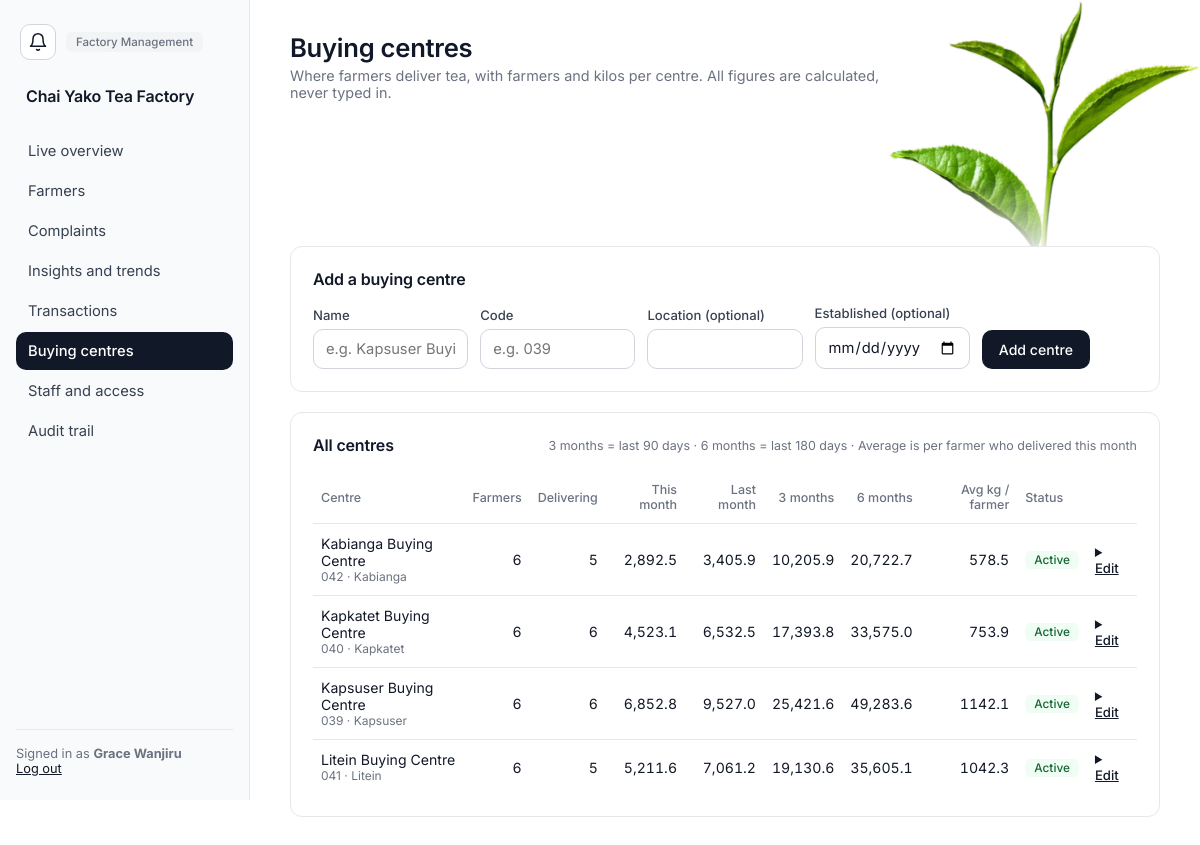
/management/centres (signed in), run on the app's committed database.
### app/models.py (models this page shows)
class Department(db.Model):
    __tablename__ = "departments"
    id = db.Column(db.Integer, primary_key=True)
    name = db.Column(db.String(100), unique=True, nullable=False)
    description = db.Column(db.String(255))
    status = db.Column(db.String(20), nullable=False, default="ACTIVE")
    created_at = db.Column(db.DateTime, nullable=False, default=utcnow)
    updated_at = db.Column(db.DateTime, nullable=False, default=utcnow, onupdate=utcnow)
    employees = db.relationship("Employee", back_populates="department")

class Employee(db.Model):
    __tablename__ = "employees"
    id = db.Column(db.Integer, primary_key=True)
    employee_number = db.Column(db.String(30), unique=True, nullable=False)
    first_name = db.Column(db.String(80), nullable=False)
    last_name = db.Column(db.String(80), nullable=False)
    phone = db.Column(db.String(30))
    email = db.Column(db.String(120))
    department_id = db.Column(db.Integer, db.ForeignKey("departments.id"), nullable=False, index=True)
    status = db.Column(db.String(20), nullable=False, default="ACTIVE")
    created_at = db.Column(db.DateTime, nullable=False, default=utcnow)
    updated_at = db.Column(db.DateTime, nullable=False, default=utcnow, onupdate=utcnow)
    department = db.relationship("Department", back_populates="employees")
    roles = db.relationship("Role", secondary=employee_roles, back_populates="employees")
    user = db.relationship("User", back_populates="employee", uselist=False)
    @property
    def full_name(self):
        return f"{self.first_name} {self.last_name}"

class BuyingCentre(db.Model):
    __tablename__ = "buying_centres"
    id = db.Column(db.Integer, primary_key=True)
    code = db.Column(db.String(10), unique=True, nullable=False)
    name = db.Column(db.String(120), nullable=False)
    location = db.Column(db.String(200))
    status = db.Column(db.String(20), nullable=False, default="ACTIVE")
    established_at = db.Column(db.Date)
    created_at = db.Column(db.DateTime, nullable=False, default=utcnow)
    updated_at = db.Column(db.DateTime, nullable=False, default=utcnow, onupdate=utcnow)
    farmers = db.relationship("Farmer", back_populates="buying_centre")
    scales = db.relationship("WeighingScale", back_populates="buying_centre")
    @property
    def is_active(self):
        return self.status == "ACTIVE"

### app/management.py (the view, shortened to what this page needs)
@management_bp.route("/centres", methods=["GET", "POST"])
@permission_required("MANAGE_BUYING_CENTRES", "GENERATE_REPORTS")
def centres():
    return render_template("management/centres.html", analysis=centre_analysis())

### app/analytics.py (called while the page is built)
def _bounds(start, end):
    return datetime.combine(start, time.min), datetime.combine(end + timedelta(days=1), time.min)

def _valid_between(query, start, end, centre_id=None):
    lo, hi = _bounds(start, end)
    query = query.filter(
        TeaTransaction.status == "VALID",
        TeaTransaction.transaction_time >= lo,
        TeaTransaction.transaction_time < hi,
    )
    if centre_id:
        query = query.filter(TeaTransaction.buying_centre_id == centre_id)
    return query

def kilos_by_centre(start, end):
    rows = (
        _valid_between(
            db.session.query(TeaTransaction.buying_centre_id, db.func.sum(TeaTransaction.weight_kg)), start, end)
        .group_by(TeaTransaction.buying_centre_id)
        .all()
    )
    return {row[0]: float(row[1] or 0) for row in rows}

### app/models.py (called while the page is built)
    @property
    def is_active(self):
        return self.status == "ACTIVE" and self.employee.status == "ACTIVE"

    @property
    def full_name(self):
        return self.employee.full_name

    @property
    def department(self):
        return self.employee.department

### app/navigation.py (called while the page is built)
def home_endpoint(user):
    for permission, endpoint in _HOME:
        if has_permission(user, permission):
            return endpoint
    return "notices.board"          # an account with no working role still gets somewhere

def nav_items(user):
    allowed = [(endpoint, label) for endpoint, label, rule in _NAV
               if rule(lambda name: has_permission(user, name))]
    home = home_endpoint(user)
    allowed.sort(key=lambda item: item[0] != home)      # stable: only the home item moves up
    return allowed

def home_url(user):
    return url_for(home_endpoint(user))

### app/permissions.py (called while the page is built)
def role_permission_names(user):
    cache = g.setdefault("_role_permissions", {})
    if user.id not in cache:
        cache[user.id] = {
            permission.name
            for role in user.employee.roles if role.status == "ACTIVE"
            for permission in role.permissions
        }
    return cache[user.id]

def active_delegations(user):
    cache = g.setdefault("_active_delegations", {})
    if user.id not in cache:
        now = utcnow()
        rows = Delegation.query.filter_by(delegate_employee_id=user.employee_id, status="ACTIVE").all()
        cache[user.id] = [
            d for d in rows
            if delegation_is_active(d.status, d.start_at, d.expires_at, d.withdrawn_at, now)
        ]
    return cache[user.id]

def has_permission(user, name):
    return permission_source(user, name) is not None

### app/templates/management/centres.html (shortened to what this page needs)
{% extends "layout/base.html" %}
{% block content %}
<div class="topbar">
  <div class="greeting"><h1>Buying centres</h1><p>Where farmers deliver tea, with farmers and kilos per centre. All figures are calculated, never typed in.</p></div>
</div>
{% if can('MANAGE_BUYING_CENTRES') %}
<div class="card mb">
  <div class="card-header"><h3>Add a buying centre</h3></div>
  <form method="POST" class="form-grid">
    <div><label>Name</label><input type="text" name="name" required placeholder="e.g. Kapsuser Buying Centre"></div>
    <div><label>Code</label><input type="text" name="code" required maxlength="10" placeholder="e.g. 039"></div>
    <div><label>Location (optional)</label><input type="text" name="location"></div>
    <div><label>Established (optional)</label><input type="date" name="established_at"></div>
    <div><button class="btn btn-primary" type="submit">Add centre</button></div>
  </form>
</div>
{% endif %}
<div class="card">
  <div class="card-header">
    <h3>All centres</h3>
    <span class="hint">3 months = last 90 days · 6 months = last 180 days · Average is per farmer who delivered this month</span>
  </div>
  <div class="table-scroll">
  <table>
    <thead><tr>
      <th>Centre</th><th class="num">Farmers</th><th class="num">Delivering</th>
      <th class="num">This month</th><th class="num">Last month</th><th class="num">3 months</th><th class="num">6 months</th>
      <th class="num">Avg kg / farmer</th><th>Status</th>{% if can('MANAGE_BUYING_CENTRES') %}<th></th>{% endif %}
    </tr></thead>
    <tbody>
      {% for r in analysis %}
      <tr>
        <td>{{ r.centre.name }}<div class="muted" style="font-size:0.75rem;">{{ r.centre.code }}{% if r.centre.location %} · {{ r.centre.location }}{% endif %}</div></td>
        <td class="num">{{ r.registered_farmers }}</td>
        <td class="num">{{ r.active_farmers }}</td>
        <td class="num">{{ "{:,.1f}".format(r.month_kg) }}</td>
        <td class="num">{{ "{:,.1f}".format(r.prev_month_kg) }}</td>
        <td class="num">{{ "{:,.1f}".format(r.three_month_kg) }}</td>
        <td class="num">{{ "{:,.1f}".format(r.six_month_kg) }}</td>
        <td class="num">{{ "%.1f"|format(r.avg_kg_per_farmer) }}</td>
        <td><span class="badge {{ 'badge-good' if r.centre.is_active else 'badge-lost' }}">{{ 'Active' if r.centre.is_active else 'Inactive' }}</span></td>
        {% if can('MANAGE_BUYING_CENTRES') %}
        <td>
          <details class="disclosure">
            <summary>Edit</summary>
          </details>
        </td>
        {% endif %}
      </tr>
      {% endfor %}
    </tbody>
  </table>
  </div>
</div>
{% endblock %}

### app/templates/layout/base.html (shortened to what this page needs)
<!DOCTYPE html>
<html lang="en">
<head>
<link rel="stylesheet" href="{{ url_for('static', filename='css/style.css') }}">
</head>
<body>
<div class="app-shell">
  <img class="leaf-corner" src="{{ url_for('static', filename='img/tea-leaf.png') }}" alt="" aria-hidden="true">
  <aside class="sidebar factory" id="sidebar">
    <div class="sidebar-top">
      <a href="{{ url_for('notices.board') }}" class="bell {% if request.endpoint and request.endpoint.startswith('notices.') %}active{% endif %}" aria-label="Notices" title="Notices"><svg viewBox="0 0 24 24" fill="none" stroke="currentColor" stroke-width="1.8" stroke-linecap="round" stroke-linejoin="round" aria-hidden="true"><path d="M18 8A6 6 0 0 0 6 8c0 7-3 9-3 9h18s-3-2-3-9"/><path d="M13.7 21a2 2 0 0 1-3.4 0"/></svg></a>
      <span class="role-badge">{{ current_user.department.name }}</span>
    </div>
    <div class="brand">{{ factory_name }}</div>
    <nav class="sidebar-links">
      {% for endpoint, label in nav_items %}
        <a href="{{ url_for(endpoint) }}" class="nav-link {% if request.endpoint and request.endpoint.startswith(endpoint) %}active{% endif %}">{{ label }}</a>
      {% endfor %}
    </nav>
    <div class="sidebar-footer">
      Signed in as <strong>{{ current_user.full_name }}</strong><br>
      <a href="{{ url_for('auth.logout') }}">Log out</a>
    </div>
  </aside>
  <main class="main-area">
    {% block content %}{% endblock %}
  </main>
</div>
</body>
</html>

### data on the page
Department: department.name "Factory Management"
Employee: full_name "Grace Wanjiru"
BuyingCentre: centre.name "Kabianga Buying Centre", centre.code "042", centre.location "Kabianga", status "Active"
BuyingCentre: centre.name "Kapkatet Buying Centre", centre.code "040", centre.location "Kapkatet", status "Active"
BuyingCentre: centre.name "Kapsuser Buying Centre", centre.code "039", centre.location "Kapsuser", status "Active"
BuyingCentre: centre.name "Litein Buying Centre", centre.code "041", centre.location "Litein", status "Active"

### other printed values
{{ factory_name }} "Chai Yako Tea Factory"
{{ label }} "Live overview" "Farmers" "Complaints" "Insights and trends" "Transactions" "Buying centres" "Staff and access" "Audit trail"
{{ r.registered_farmers }} "6" "6" "6" "6"
{{ r.active_farmers }} "5" "6" "6" "5"
{{ "{:,.1f}".format(r.month_kg) }} "2,892.5" "4,523.1" "6,852.8" "5,211.6"
{{ "{:,.1f}".format(r.prev_month_kg) }} "3,405.9" "6,532.5" "9,527.0" "7,061.2"
{{ "{:,.1f}".format(r.three_month_kg) }} "10,205.9" "17,393.8" "25,421.6" "19,130.6"
{{ "{:,.1f}".format(r.six_month_kg) }} "20,722.7" "33,575.0" "49,283.6" "35,605.1"
{{ "%.1f"|format(r.avg_kg_per_farmer) }} "578.5" "753.9" "1142.1" "1042.3"
